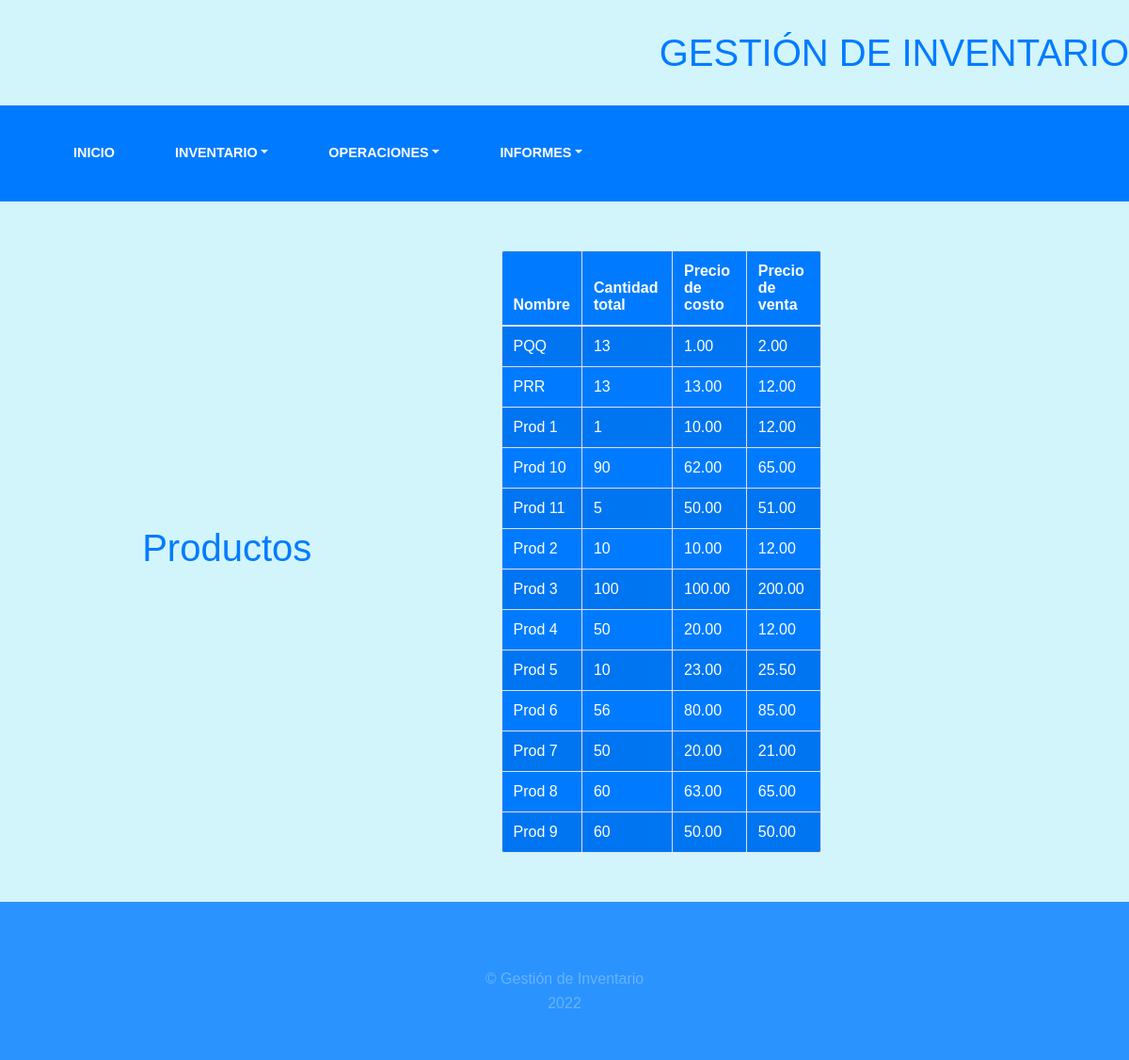
Before: /producto/listar-producto/ with the older database file.
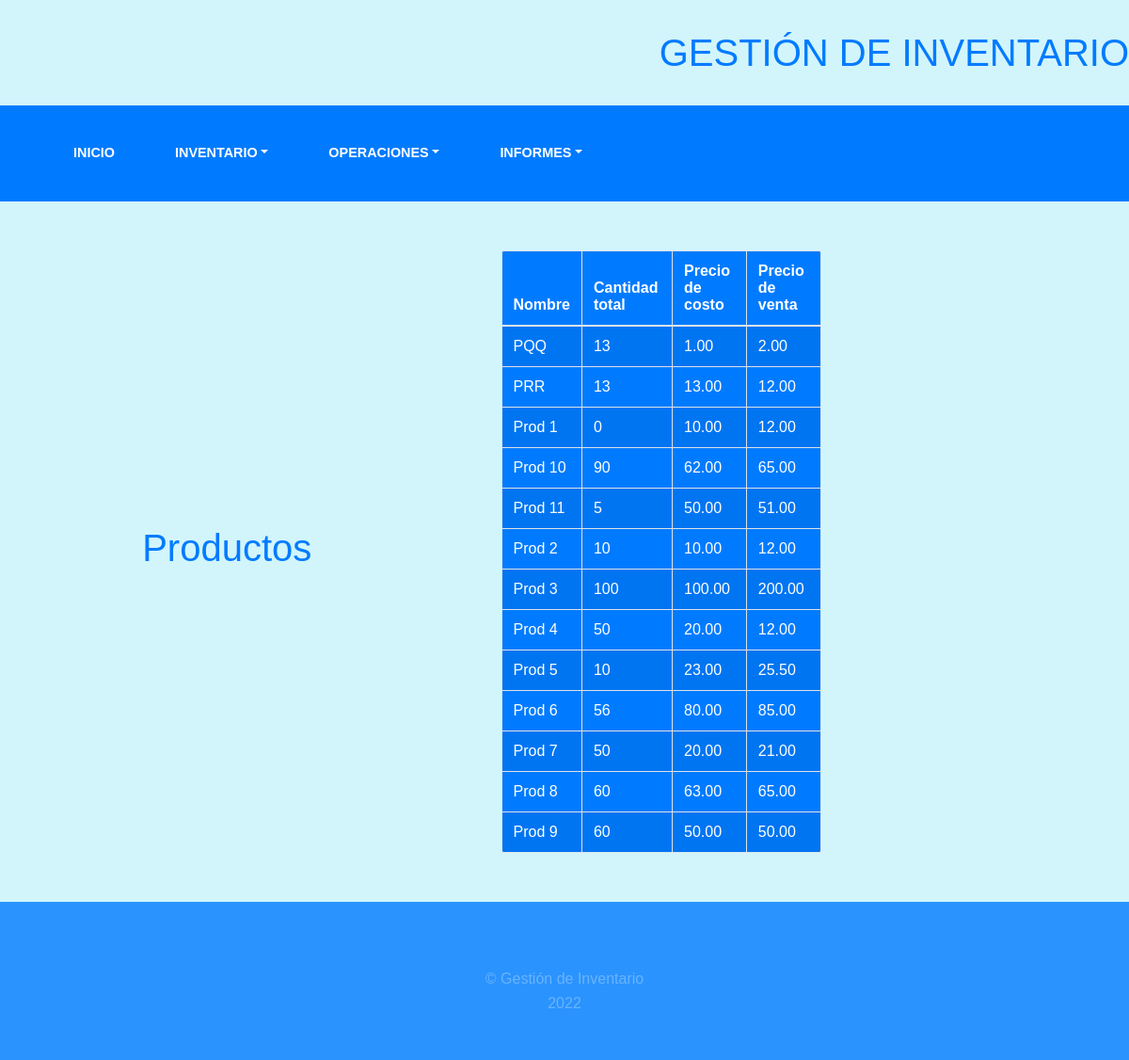
After: the same page with the newer database file.
### inventory/models.py (models this page shows, shortened)
class Producto(models.Model):
    nombre = models.CharField(max_length=20, unique=True)
    cantidad = models.IntegerField(default=0,validators=[MinValueValidator(0)])
    fecha_entrada = models.DateField()
    precio_costo = models.DecimalField(decimal_places=2, max_digits=10, default=0, validators=[MinValueValidator(0)])
    precio_venta = models.DecimalField(decimal_places=2, max_digits=10, default=0, validators=[MinValueValidator(0)])
    class Meta:
        verbose_name = "Producto"
        verbose_name_plural = "Productos"

### inventory/views.py (the view)
# urls.py: path('listar-producto/', views.ProductoListView.as_view(), name="list_product"),
class ProductoListView(ListView):
    model = Producto
    context_object_name = 'object'
    ordering = ['nombre']
    template_name = 'inventory/producto/list_product.html'

### templates/inventory/producto/list_product.html (shortened to what this page needs)
{% extends 'inventory/base.html' %}
{% block content %}
    <div class=" row ">
        <div class="col-5 d-flex align-items-center justify-content-center">
            <h1>Productos</h1>
        </div>
        <div class="letra_azul col-4 d-flex align-items-center justify-content-center">
            <div class="card-body">
                <table id="example" class="table table-striped table-bordered f_back" style="width:100%">
                    <thead>
                    <tr>
                        <th>Nombre</th>
                        <th>Cantidad total</th>
                        <th>Precio de costo</th>
                        <th>Precio de venta</th>
                    </tr>
                    </thead>
                    <tbody>
                    {% for f in object %}
                        <tr>
                            <td><a href="#">{{ f.nombre }}</a></td>
                            <td><a>{{ f.cantidad }}</a></td>
                            <td><a>{{ f.precio_costo }}</a></td>
                            <td><a>{{ f.precio_venta }}</a></td>
                        </tr>
                    {% endfor %}
                    </tbody>
                </table>
            </div>
        </div>
    </div>
{% endblock %}

Changed rows visible on the page:
changed Producto "Prod 1": cantidad "1" → "0"
